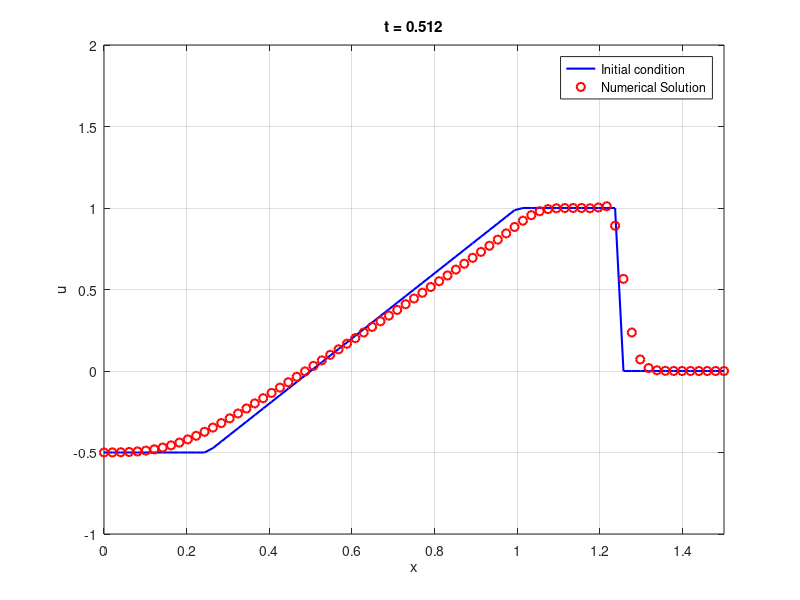

Source code (MATLAB):
clc;
clear;

% Parameters
L = 1.5;            % Domain length
M = 75;             % Number of cells
dx = L / M;         % Grid spacing
CFL = 0.8;          % CFL coefficient
dt = CFL * dx;      % Time step size
T = 0.5;              % Total simulation time

% Define the initial condition
initial_condition = @(x) (-0.5 * (x <= 0.5)) + (1 * (x > 0.5 & x <= 1));

% Initialize variables
x = linspace(0, L, M);  % Spatial grid
u = initial_condition(x); % Initial solution
exact = @(x) (-0.5 * (x <= 0.25)) + (((2*x)-1) .* (x >= 0.25 & x <= 1)) + (1 * (x >= 1 & x <= 1.25)) + (0 * (x >=1.25));
uexact = exact(x);

% Plot initial condition
figure;
plot(x, uexact, 'b-', 'LineWidth', 1.5);
hold on;
xlim([0, L]);
ylim([-1, 2]);
xlabel('x');
ylabel('u');
title('Numerical and Exact Solutions');
grid on;

% Main loop for time evolution using Lax-Friedrichs scheme
t = 0;
while t < T
    % Compute fluxes at cell interfaces using Lax-Friedrichs scheme
    fluxes = zeros(1, M-1);
    for i = 1:M-1
        % Calculate left and right states at cell interfaces
        u_L = u(i);
        u_R = u(i+1);
        
        % Calculate flux at the interface using Lax-Friedrichs method
        f_L = 0.5 * (u_L^2);
        f_R = 0.5 * (u_R^2);
        
        % Compute numerical flux using Lax-Friedrichs method
        fluxes(i) = 0.5 * (f_L + f_R) - 0.5 * CFL * (u_R - u_L);
    end
    
    % Apply boundary conditions
    u_new = zeros(size(u));
    u_new(1) = u(1); % Left boundary condition
    u_new(end) = 0;  % Right boundary condition (y = 0 for x > 1.5)
    
    % Update solution using Lax-Friedrichs scheme
    for i = 2:M-1
        u_new(i) = u(i) - (dt / dx) * (fluxes(i) - fluxes(i-1));
    end
    
    % Update time
    t = t + dt;
    
    % Plot updated solution
    
    title(sprintf('t = %.3f', t));
    
    
    % Update solution for next iteration
    u = u_new;
    
    % Plot the exact solution
    exact_solution = @(x, t) (-0.5 * (x <= 0.5 + t)) + (1 * (x > 0.5 + t & x <= 1 + t));
  
end
plot(x, u_new, 'ro', 'LineWidth', 1.5);
legend('Initial condition', 'Numerical Solution');